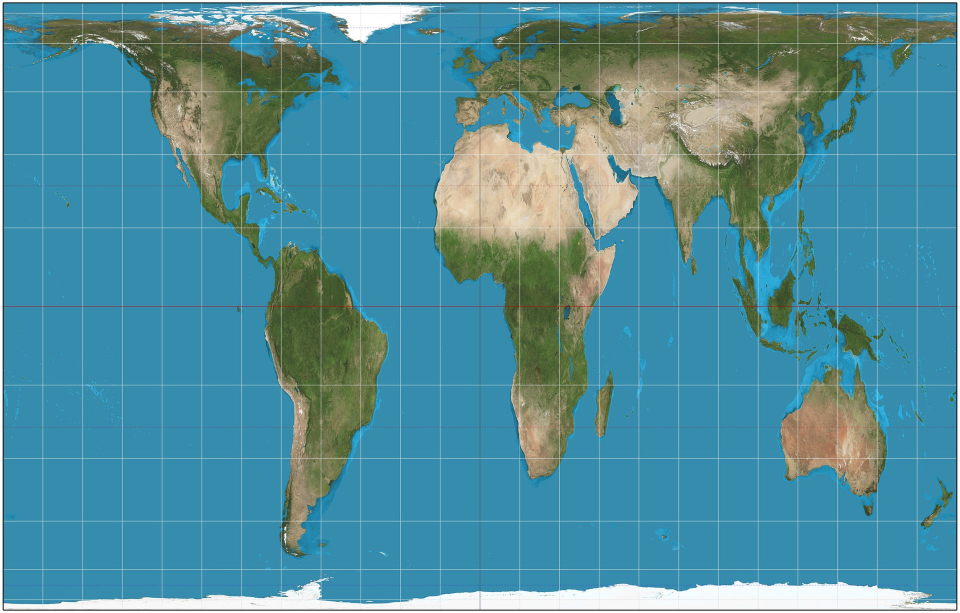
#> input picture Gall–Peters_projection.jpg, 1920 x 1226 px (shown at 1/2 size)
$ python simulation_JMI_copy.py
#> lines starting #> are read from the running program, lines starting #| are printed output that depends on the picture
import math as m
import matplotlib.pyplot as plt
import numpy as np
# import astropy.constants as c
#aaaaaaaaaaaaaaaaaaaaaaaaaaaaaaaaaaaa
def orbit_cartesian(orbit_inclination, orbit_right_ascension, time): #time is in radians
    x = m.sin(time+orbit_right_ascension)*m.cos(orbit_inclination)
    y = m.sin(time-orbit_right_ascension)*m.sin(orbit_inclination)
    z = m.cos(time+orbit_right_ascension)
    coordinate = [x,y,z]
    return coordinate
def orbit_spherical(inclination, right_ascension, time): #time is in seconds
    clockangle = (time/period)*2*m.pi
    latitude = m.sin(clockangle)*inclination
    longitude = clockangle+right_ascension - ((time/day)*2*m.pi) #rotation of the Earth beneath a prograde orbit
    if(latitude > 0.5*m.pi):
        latitude = m.pi - latitude
        longitude += m.pi
    if(latitude < -0.5*m.pi):
        latitude = -(m.pi + latitude)
        longitude += m.pi
    coordinate = [latitude, longitude]
    return coordinate
def STXY(latitude, longitude): #lo = longitude is perpendicular to equator, la = latitude is parallel to equator
    #Gall-Peters projection
    x = longitude%(2*m.pi) #longitude in radians from central meridian
    y = 2*m.sin(latitude) #latitude in radians from equator
    coordinate = [x,y]
    return coordinate

def SunPosition(time):
    Earth_tilt = (23.5/180)*m.pi #Earth's tilt in radians
    solar_inclination = Earth_tilt*m.sin((time/(day*365.25))*2*m.pi) #declination is 0 on March 21st (80th day of the year)
    solar_right_ascension = (time/day)*2*m.pi #right ascension of sun rising
    position = [solar_inclination, solar_right_ascension]
    return position

def sunCircle(time):
    Earth_tilt = (23.5/180)*m.pi #Earth's tilt in radians
    solar_inclination = Earth_tilt*m.sin((time/(day*365.25))*2*m.pi) #declination is 0 on March 21st (80th day of the year)
    solar_right_ascension = (time/day)*2*m.pi #right ascension of sun rising
    r = 0.5*m.pi
    n = 64
    pos = np.empty([n,2])
    for i in range(n):
        theta = i*((2*m.pi)/n)
        pos[i] = [m.sin(theta)*r + solar_inclination, m.cos(theta)*r + solar_right_ascension]
        if(pos[i,0] > 0.5*m.pi):
            pos[i,0] = m.pi - pos[i,0]
            pos[i,1] += m.pi
        if(pos[i,0] < -0.5*m.pi):
            pos[i,0] = -(m.pi + pos[i,0])
            pos[i,1] += m.pi
    return pos

def circle(inclination, right_ascension):
    r = 0.5*m.pi
    n = 4
    pos = np.empty([n,2])
    for i in range(n):
        theta = i*((2*m.pi)/n)
        pos[i] = [m.sin(theta)*r + inclination, m.cos(theta)*r + right_ascension]
    return pos

def satelliteEllipse(inclination, right_ascension, time):
    #satellite position
    clockangle = (time/period)*2*m.pi
    latitude = m.sin(clockangle)*inclination
    longitude = clockangle+right_ascension - ((time/day)*2*m.pi) #rotation of the Earth beneath a prograde orbit
    if(latitude > 0.5*m.pi):    #if the inclination overflows 0.5*pi, the angle is reversed and rotated to the other side of the globe
        latitude = m.pi - latitude
        longitude += m.pi
    if(latitude < -0.5*m.pi):
        latitude = -(m.pi + latitude)
        longitude += m.pi
    coordinate = [latitude, longitude]

    #visible area ellipse
    n = 32
    pos = np.empty([n+1,2])
    pos[0] = coordinate
    width = (15/180)*m.pi
    height = (40/180)*m.pi
    direction = m.cos(clockangle)*inclination   #angle of the direction of the orbit, 0 = horizontal
    for i in range(n):
        theta = i*((2*m.pi)/n)      #angle from point to part of ellipse, unit circle, counter clockwise
        x = m.sin(theta)*height
        y = m.cos(theta)*width
        xrotated = x*m.cos(direction) - y*m.sin(direction)      #rotation matrix for 2d, CCW rotation
        yrotated = x*m.sin(direction) + y*m.cos(direction)
        pos[i+1] = [yrotated + latitude, xrotated + longitude]
        if(pos[i,0] > 0.5*m.pi):
            pos[i,0] = m.pi - pos[i,0]
            pos[i,1] += m.pi
        if(pos[i,0] < -0.5*m.pi):
            pos[i,0] = -(m.pi + pos[i,0])
            pos[i,1] += m.pi
    return pos

def ellipse(inclination, right_ascension):
    n = 4
    pos = np.empty([n,2])
    width = 1
    height = 1
    for i in range(n):
        theta = i*((2*m.pi)/n)
        pos[i] = [m.sin(theta)*height + inclination,m.cos(theta)*width + right_ascension]
    return pos

def period(a):
    mu = 3.986E14
    period = 2*m.pi*m.sqrt((a**3)/mu)
    return period

#parameters
timestamp_length = 180 #seconds
day = 86164 #seconds, 365.25/366.25 * 24 * 3600, seconds in a sidereal day

#inputs for multiple satellites
inclinations = [(80/180)*m.pi] #[(50/180)*m.pi, (80/180)*m.pi]
right_ascensions = [(50/180)*m.pi] #[(20/180)*m.pi, (50/180)*m.pi]
altitudes = 200*10**3 #meters

a = 6371000 + altitudes #meters
period = int(period(a)) #seconds
timelength = 10*timestamp_length
n = int(timelength/timestamp_length)
orbits = timelength/period
days = timelength/day

# [16 lines of commented-out code are left out]
image = plt.imread("Gall–Peters_projection.jpg")
#> image is the input picture: shape (1226, 1920, 3); mean R, G, B 81.9, 141.6, 154.9
positions = np.empty([n,2])
positions_sun = np.empty([n,2])

fig = plt.figure()
fig, ax = plt.subplots()
# [4 lines of commented-out code are left out]
img = image
img = ax.imshow(image, extent = [0,2*m.pi,-2,2])

plt.xlim(0,2*m.pi)
plt.ylim(-2,2)

#main loop
for i in range(n):
    time = i*timestamp_length + 2505.8*day
    for j in range(len(inclinations)):
        point_spherical = orbit_spherical(inclinations[j],right_ascensions[j],time)
        point_projection = STXY(point_spherical[0],point_spherical[1])
        positions[j] = point_projection
        #plt.plot(positions[:,0], positions[:,1], color = 'red')

        visibleRegion = satelliteEllipse(inclinations[j], right_ascensions[j], time)
        for k in range(visibleRegion.shape[0]):
            point = STXY(visibleRegion[k,0], visibleRegion[k,1])
            plt.scatter(point[0], point[1], color='red', s = 10)

    point_sun = SunPosition(time)
    point_sun_projection = STXY(point_sun[0], point_sun[1])
    positions_sun[i] = point_sun_projection
    #illuminated area
    illuminatedRegion = sunCircle(time)
    # for i in range(illuminatedRegion.shape[0]):
    #     point = STXY(illuminatedRegion[i,0], illuminatedRegion[i,1])
    #     plt.scatter(point[0], point[1], color='yellow', s = 10)

for i in range(illuminatedRegion.shape[0]):
        point = STXY(illuminatedRegion[i,0], illuminatedRegion[i,1])
        plt.scatter(point[0], point[1], color='yellow', s = 10)


#plt.scatter(positions[:,0], positions[:,1], color = 'red', s = 1)
#plt.plot(positions[:,0], positions[:,1], color = 'red')
plt.scatter(positions_sun[n-1,0], positions_sun[n-1,1], color='yellow', s=10)

#fig.savefig("day_night+visible", dpi=1000)
plt.show()
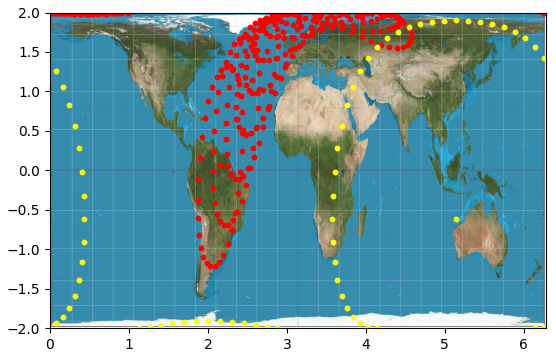
#> figure drawn by matplotlib, 1 panel
